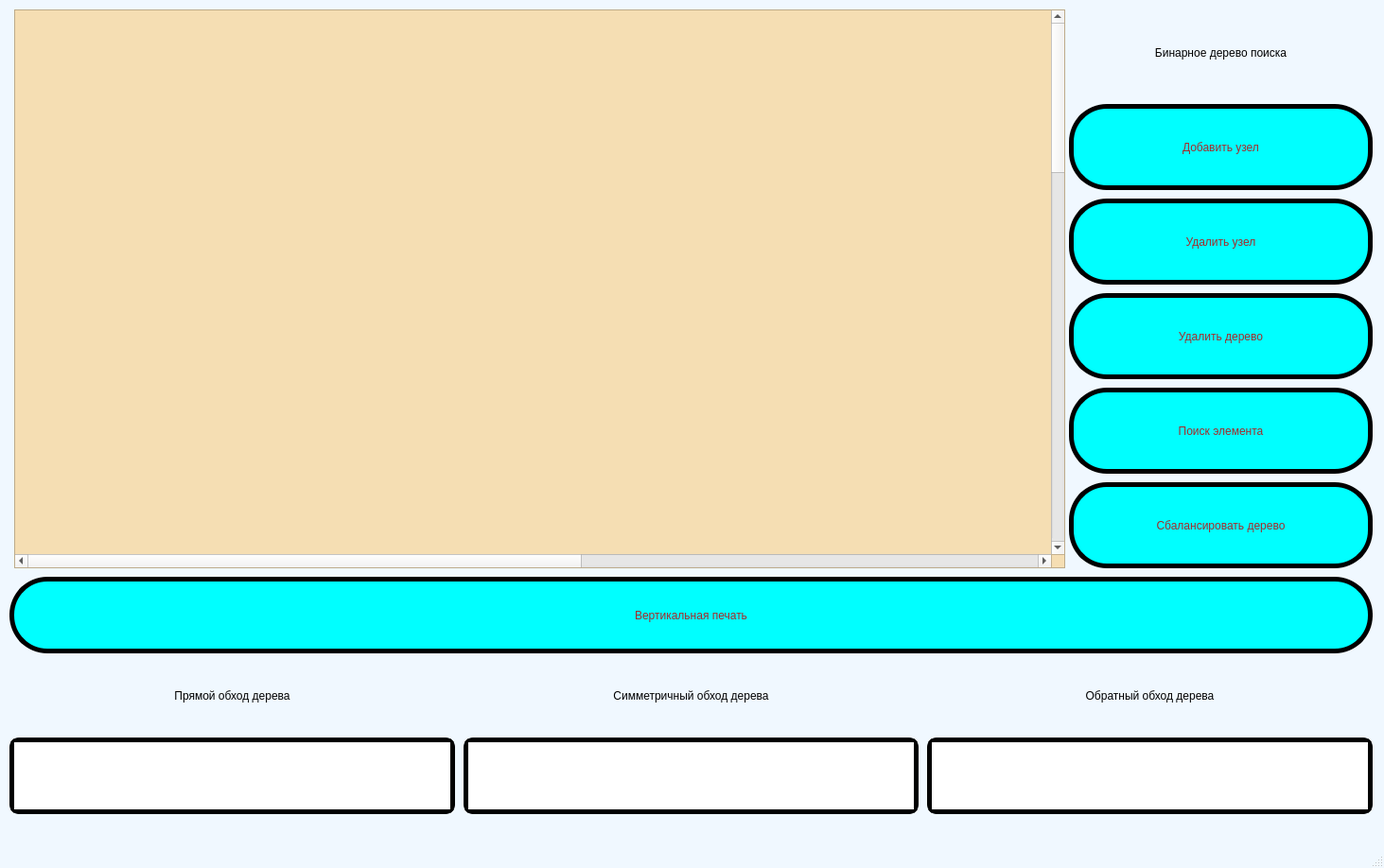
<?xml version="1.0" encoding="UTF-8"?>
<ui version="4.0">
 <class>MainWindow</class>
 <widget class="QMainWindow" name="MainWindow">
  <property name="geometry">
   <rect>
    <x>0</x>
    <y>0</y>
    <width>1463</width>
    <height>918</height>
   </rect>
  </property>
  <property name="sizePolicy">
   <sizepolicy hsizetype="Fixed" vsizetype="Fixed">
    <horstretch>0</horstretch>
    <verstretch>0</verstretch>
   </sizepolicy>
  </property>
  <property name="minimumSize">
   <size>
    <width>1463</width>
    <height>918</height>
   </size>
  </property>
  <property name="maximumSize">
   <size>
    <width>1463</width>
    <height>918</height>
   </size>
  </property>
  <property name="windowTitle">
   <string>Binary Search Tree</string>
  </property>
  <property name="styleSheet">
   <string notr="true">QMainWindow
{
	background-color: aliceblue;
}

QPushButton
{
	color: brown;
	font: 15pt 'Consolas';
	background-color: aqua;
	border: 5px solid black;
	border-radius: 40px;
}

QPushButton:hover
{
	color: darkred;
	background-color: aquamarine;
	border: 3px solid black;
}

QPushButton:pressed
{
	color: firebrick;
	background-color: cornflowerblue;
	border: 7px solid black;
}

QGraphicsView
{
	background-color: wheat;
}

QTextEdit
{
	color: black;
	font: 20pt 'Consolas';
	border: 5px solid black;
	border-radius: 10px;

}

QLabel
{
	color: black;
	font: 20pt 'Monotype Corsiva';
}</string>
  </property>
  <widget class="QWidget" name="centralwidget">
   <widget class="QPushButton" name="addNodeBtn">
    <property name="geometry">
     <rect>
      <x>1130</x>
      <y>110</y>
      <width>321</width>
      <height>91</height>
     </rect>
    </property>
    <property name="text">
     <string>Добавить узел</string>
    </property>
   </widget>
   <widget class="QLabel" name="title">
    <property name="geometry">
     <rect>
      <x>1130</x>
      <y>10</y>
      <width>321</width>
      <height>91</height>
     </rect>
    </property>
    <property name="text">
     <string>Бинарное дерево поиска</string>
    </property>
    <property name="alignment">
     <set>Qt::AlignCenter</set>
    </property>
   </widget>
   <widget class="QLabel" name="forwardPassage">
    <property name="geometry">
     <rect>
      <x>10</x>
      <y>700</y>
      <width>471</width>
      <height>71</height>
     </rect>
    </property>
    <property name="text">
     <string>Прямой обход дерева</string>
    </property>
    <property name="alignment">
     <set>Qt::AlignCenter</set>
    </property>
   </widget>
   <widget class="QPushButton" name="deleteNodeBtn">
    <property name="geometry">
     <rect>
      <x>1130</x>
      <y>210</y>
      <width>321</width>
      <height>91</height>
     </rect>
    </property>
    <property name="text">
     <string>Удалить узел</string>
    </property>
   </widget>
   <widget class="QPushButton" name="deleteTreeBtn">
    <property name="geometry">
     <rect>
      <x>1130</x>
      <y>310</y>
      <width>321</width>
      <height>91</height>
     </rect>
    </property>
    <property name="text">
     <string>Удалить дерево</string>
    </property>
   </widget>
   <widget class="QPushButton" name="findNodeBtn">
    <property name="geometry">
     <rect>
      <x>1130</x>
      <y>410</y>
      <width>321</width>
      <height>91</height>
     </rect>
    </property>
    <property name="text">
     <string>Поиск элемента</string>
    </property>
   </widget>
   <widget class="QPushButton" name="switchModeBtn">
    <property name="geometry">
     <rect>
      <x>10</x>
      <y>610</y>
      <width>1441</width>
      <height>81</height>
     </rect>
    </property>
    <property name="text">
     <string>Вертикальная печать</string>
    </property>
   </widget>
   <widget class="QTextEdit" name="forwardText">
    <property name="geometry">
     <rect>
      <x>10</x>
      <y>780</y>
      <width>471</width>
      <height>81</height>
     </rect>
    </property>
    <property name="verticalScrollBarPolicy">
     <enum>Qt::ScrollBarAlwaysOff</enum>
    </property>
    <property name="lineWrapMode">
     <enum>QTextEdit::NoWrap</enum>
    </property>
   </widget>
   <widget class="QLabel" name="symmetricPassage">
    <property name="geometry">
     <rect>
      <x>980</x>
      <y>700</y>
      <width>471</width>
      <height>71</height>
     </rect>
    </property>
    <property name="text">
     <string>Обратный обход дерева</string>
    </property>
    <property name="alignment">
     <set>Qt::AlignCenter</set>
    </property>
   </widget>
   <widget class="QTextEdit" name="symmetricText">
    <property name="geometry">
     <rect>
      <x>490</x>
      <y>780</y>
      <width>481</width>
      <height>81</height>
     </rect>
    </property>
    <property name="font">
     <font>
      <family>Consolas</family>
      <pointsize>20</pointsize>
      <weight>50</weight>
      <italic>false</italic>
      <bold>false</bold>
     </font>
    </property>
    <property name="verticalScrollBarPolicy">
     <enum>Qt::ScrollBarAlwaysOff</enum>
    </property>
    <property name="lineWrapMode">
     <enum>QTextEdit::NoWrap</enum>
    </property>
    <property name="html">
     <string>&lt;!DOCTYPE HTML PUBLIC &quot;-//W3C//DTD HTML 4.0//EN&quot; &quot;http://www.w3.org/TR/REC-html40/strict.dtd&quot;&gt;
&lt;html&gt;&lt;head&gt;&lt;meta name=&quot;qrichtext&quot; content=&quot;1&quot; /&gt;&lt;style type=&quot;text/css&quot;&gt;
p, li { white-space: pre-wrap; }
&lt;/style&gt;&lt;/head&gt;&lt;body style=&quot; font-family:'Consolas'; font-size:20pt; font-weight:400; font-style:normal;&quot;&gt;
&lt;p style=&quot;-qt-paragraph-type:empty; margin-top:0px; margin-bottom:0px; margin-left:0px; margin-right:0px; -qt-block-indent:0; text-indent:0px;&quot;&gt;&lt;br /&gt;&lt;/p&gt;&lt;/body&gt;&lt;/html&gt;</string>
    </property>
   </widget>
   <widget class="QTextEdit" name="reverseText">
    <property name="geometry">
     <rect>
      <x>980</x>
      <y>780</y>
      <width>471</width>
      <height>81</height>
     </rect>
    </property>
    <property name="verticalScrollBarPolicy">
     <enum>Qt::ScrollBarAlwaysOff</enum>
    </property>
    <property name="lineWrapMode">
     <enum>QTextEdit::NoWrap</enum>
    </property>
    <property name="html">
     <string>&lt;!DOCTYPE HTML PUBLIC &quot;-//W3C//DTD HTML 4.0//EN&quot; &quot;http://www.w3.org/TR/REC-html40/strict.dtd&quot;&gt;
&lt;html&gt;&lt;head&gt;&lt;meta name=&quot;qrichtext&quot; content=&quot;1&quot; /&gt;&lt;style type=&quot;text/css&quot;&gt;
p, li { white-space: pre-wrap; }
&lt;/style&gt;&lt;/head&gt;&lt;body style=&quot; font-family:'Consolas'; font-size:20pt; font-weight:400; font-style:normal;&quot;&gt;
&lt;p style=&quot;-qt-paragraph-type:empty; margin-top:0px; margin-bottom:0px; margin-left:0px; margin-right:0px; -qt-block-indent:0; text-indent:0px;&quot;&gt;&lt;br /&gt;&lt;/p&gt;&lt;/body&gt;&lt;/html&gt;</string>
    </property>
   </widget>
   <widget class="QLabel" name="reversePassage">
    <property name="geometry">
     <rect>
      <x>490</x>
      <y>700</y>
      <width>481</width>
      <height>71</height>
     </rect>
    </property>
    <property name="text">
     <string>Симметричный обход дерева</string>
    </property>
    <property name="alignment">
     <set>Qt::AlignCenter</set>
    </property>
   </widget>
   <widget class="QPushButton" name="balanceTreeBtn">
    <property name="geometry">
     <rect>
      <x>1130</x>
      <y>510</y>
      <width>321</width>
      <height>91</height>
     </rect>
    </property>
    <property name="text">
     <string>Сбалансировать дерево</string>
    </property>
   </widget>
   <widget class="QGraphicsView" name="canvas">
    <property name="geometry">
     <rect>
      <x>15</x>
      <y>10</y>
      <width>1111</width>
      <height>591</height>
     </rect>
    </property>
    <property name="sceneRect">
     <rectf>
      <x>0.000000000000000</x>
      <y>0.000000000000000</y>
      <width>2000.000000000000000</width>
      <height>2000.000000000000000</height>
     </rectf>
    </property>
   </widget>
  </widget>
  <widget class="QStatusBar" name="statusbar"/>
  <widget class="QMenuBar" name="menubar">
   <property name="geometry">
    <rect>
     <x>0</x>
     <y>0</y>
     <width>1463</width>
     <height>26</height>
    </rect>
   </property>
  </widget>
 </widget>
 <resources/>
 <connections/>
</ui>
